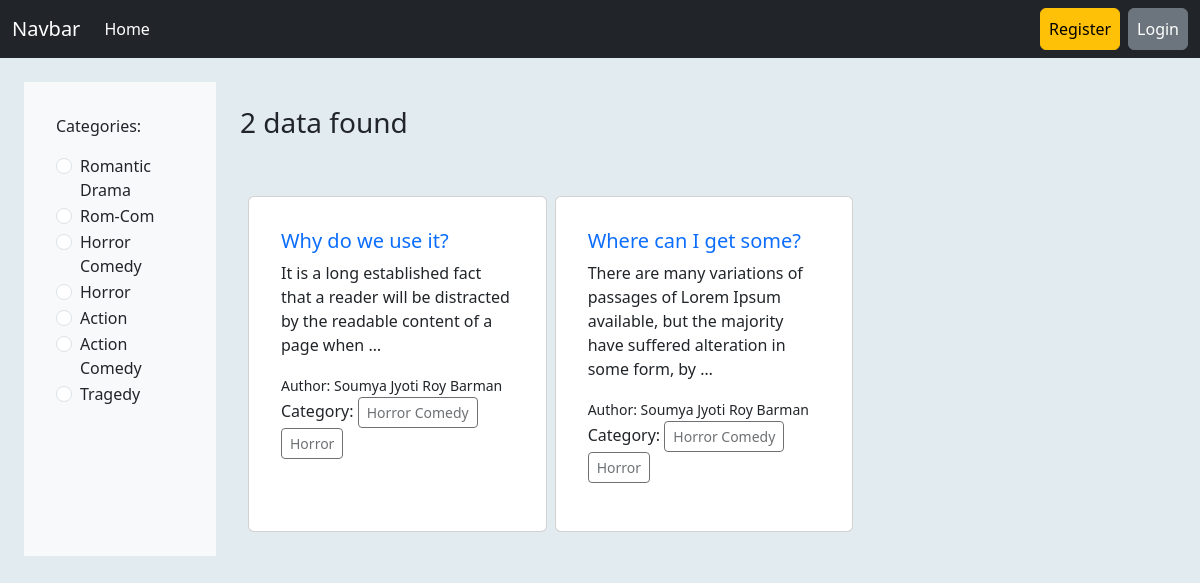
/category/horror-comedy/, run on an earlier commit of the app's database.
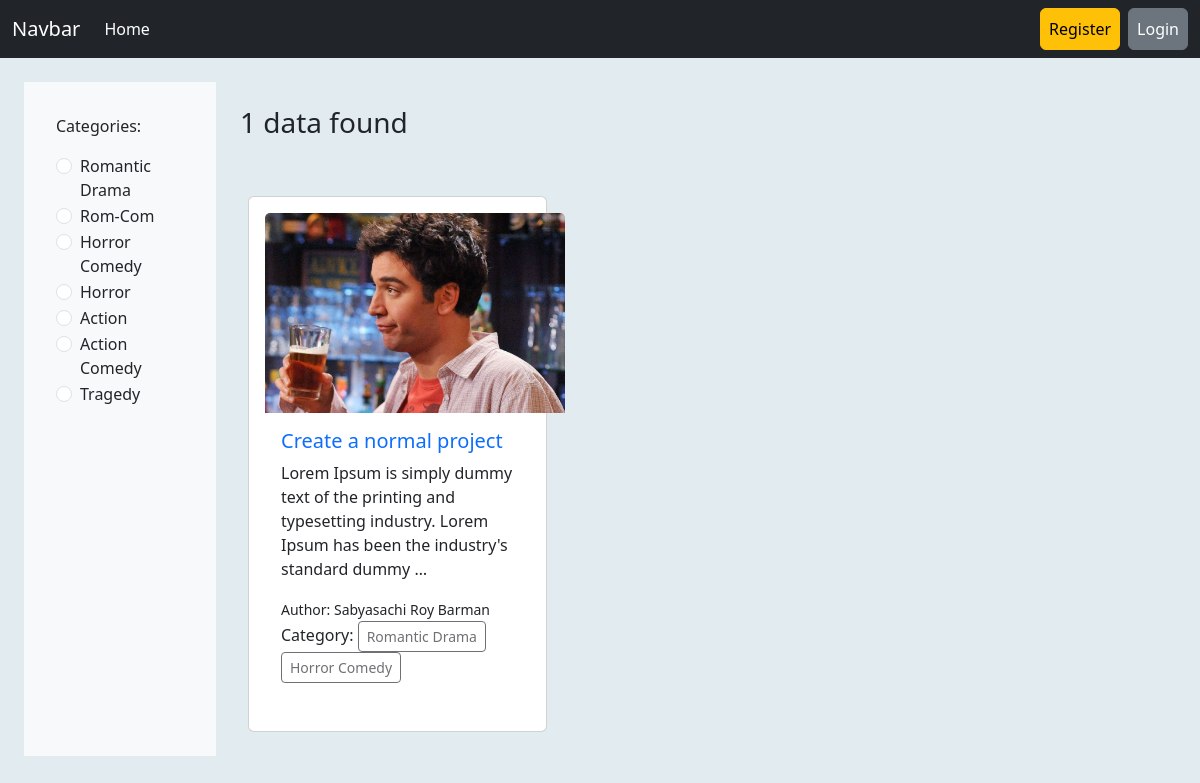
And on a later commit of the database.
### categories/models.py (models this page shows)
class Category(models.Model):
    name = models.CharField(max_length=50, unique=True)
    slug = models.SlugField(max_length=100, unique=True, null=True, blank=True)
    def __str__(self):
        return self.name

### posts/models.py (models this page shows, shortened)
class Post(models.Model):
    title = models.CharField(max_length=500)
    content = models.TextField()
    category = models.ManyToManyField(Category) #ekta post multiple catgory er majhe thakte pare, abr ekta post er vitor multiple category thakte pare
    author = models.ForeignKey(User, on_delete=models.CASCADE)
    image = models.ImageField(upload_to='uploads/', null=True, blank=True)

### blog_project/views.py (the view)
# urls.py: path("category/<slug:category_slug>/", views.Home, name = 'categorywisepost'),
def Home(request, category_slug = None):
    data = Post.objects.all()
    if category_slug is not None:
        category = Category.objects.get(slug = category_slug)
        data = Post.objects.filter(category = category)
    catergories = Category.objects.all()
    return render(request, 'home.html', {'data':data, 'catagory':catergories})

### templates/home.html
{% extends 'base.html' %}
{% block content %}
<div class="d-flex flex-wrap p-4">
    <div class="col-2 bg-light" style="display: flex ; flex-direction: column; padding: 2rem;">
        <p>Categories:</p>
        <div>
            {% for c in catagory %}
        <div class="form-check">
            <input class="form-check-input" type="radio" name="category" id="{{c.name}}">
            <label class="form-check-label" for="{{c.name}}">
            <a class="text-decoration-none text-dark" href="{% url 'categorywisepost' c.slug %}">{{c}}</a>
            </label>
        </div>
        {% endfor %}
        </div>
    </div>
    <div class="col-10 p-4">
        <h3>{{data | length }} data found</h3>
        <div class="d-flex flex-wrap justify-content-start px-2 pt-5 gap-2" style="margin: auto;">
            {% for post in data %}
            <div class="card col-sm-4">
                <div class="card-body">
                    {% if post.image %}
                <img src="{{ post.image.url }}" class="card-img-top" style="width: 300px; height: 200px; object-fit: cover;" alt="...">
                {% endif %}
                    <div class="card-body">
                        <h5 class="card-title"> <a href="{% url 'post_details' post.id %}" class="text-decoration-none ">{{ post.title }}</a></h5>
                        <p class="card-text">{{post.content |truncatewords:20}}</p>
                        <small>Author: {{post.author.first_name}} {{post.author.last_name}}</small>
                        <p> Category: {% for cat in post.category.all %}
                            <a class="btn btn-sm disabled">{{cat.name}}</a>
                            {% endfor %}
                        </p>
                    </div>
                </div>
            </div>
            {% endfor %}
        </div>
    </div>
</div>
{% endblock %}

### templates/base.html (shortened to what this page needs)
<!doctype html>
<html lang="en">
<head>
  <link href="https://cdn.jsdelivr.net/npm/bootstrap@5.3.8/dist/css/bootstrap.min.css" rel="stylesheet"
>
</head>
<body style="background-color: #e2ebf0;">
  <nav class="navbar navbar-expand-lg navbar-dark bg-dark">
    <div class="container-fluid">
      <a class="navbar-brand" href="#">Navbar</a>
      <div class="collapse navbar-collapse" id="navbarSupportedContent">
        <ul class="navbar-nav me-auto mb-2 mb-lg-0">
          <li class="nav-item">
            <a class="nav-link active" aria-current="page" href="{% url 'Home' %}">Home</a>
          </li>
        </ul>
        <div class="d-flex ">
          <ul class="navbar-nav me-auto mb-2 mb-lg-0">
            {% if request.user.is_authenticated %}
            <li class="nav-item">
              <a class="btn btn-warning p-2 mx-2" href="{% url 'profile' %}">Profile</a>
            </li>
            <li class="nav-item">
              <form method="post" action="{% url 'logout' %}" style="display:inline;">
                {% csrf_token %}
                <button type="submit" class="btn btn-danger p-2 mx-2">Logout</button>
              </form>
            </li>
            {% else %}
            <li class="nav-item">
              <a class="btn btn-warning p-2 mx-2" href="{% url 'register' %}">Register</a>
            </li>
            <li class="nav-item">
              <a class="btn btn-secondary p-2" href="{% url 'login' %}">Login</a>
            </li>
            {% endif %}
          </ul>
        </div>
      </div>
    </div>
  </nav>
  {% block content %}
  {% endblock %}
</body>
</html>

What changed in the data, as far as the page shows it:
removed Post: title "Why do we use it?", content "It is a long established fact that a reader will be distracted by the readable content of a page when …", author.first_name "Soumya Jyoti Roy", author.last_name "Barman", Category (name "Horror Comedy"), Category (name "Horror")
removed Post: title "Where can I get some?", content "There are many variations of passages of Lorem Ipsum available, but the majority have suffered alteration in some form, by …", author.first_name "Soumya Jyoti Roy", author.last_name "Barman", Category (name "Horror Comedy"), Category (name "Horror")
added Post: image (picture), title "Create a normal project", content "Lorem Ipsum is simply dummy text of the printing and typesetting industry. Lorem Ipsum has been the industry's standard dummy …", author.first_name "Sabyasachi Roy", author.last_name "Barman", Category (name "Romantic Drama"), Category (name "Horror Comedy")
Also different on the page:
{{ data | length }}: "2" → "1"
